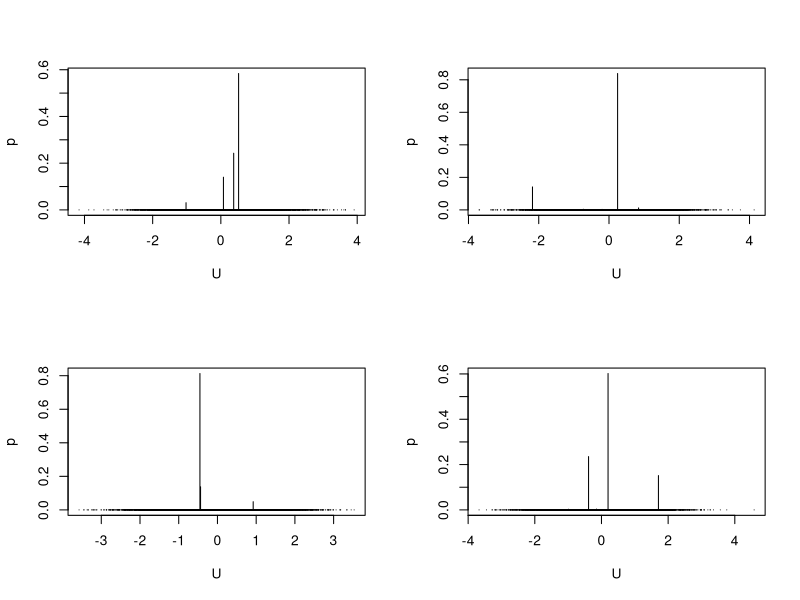
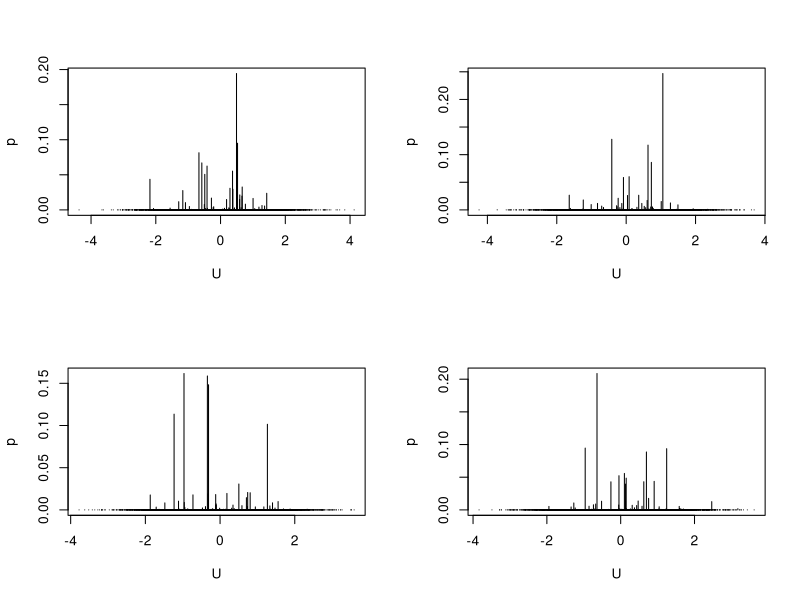
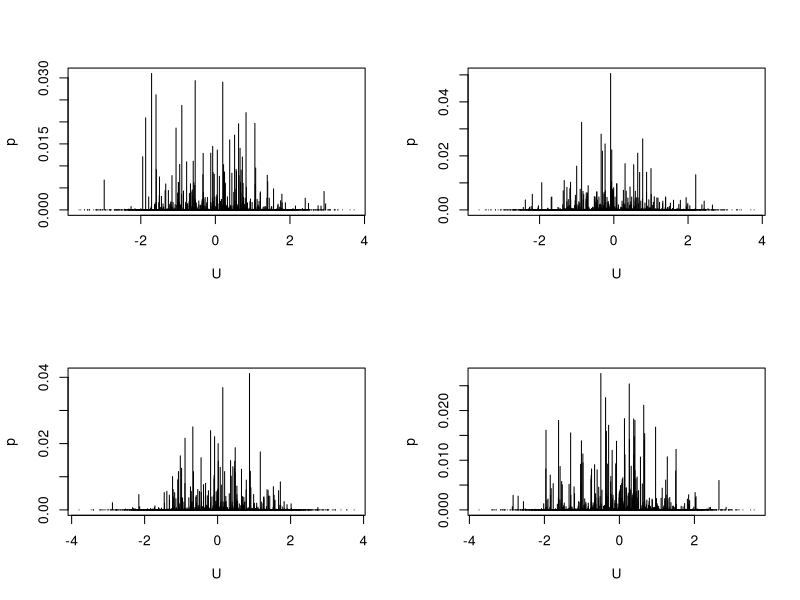
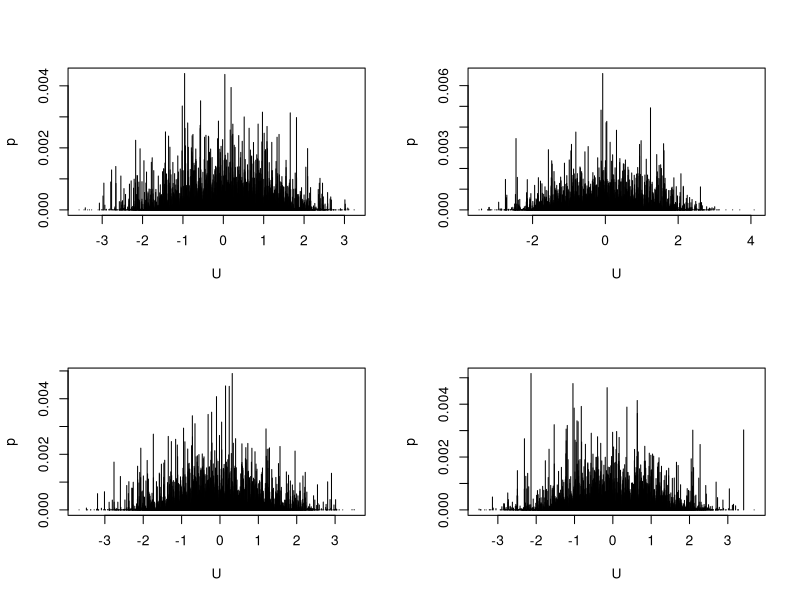

The R source for these figures, in order:
# Stick-breaking representation of Dirichlet process
DP_SB = function(L, M = 1, G0 = runif, ...) {
  
  # L: Truncation parameter
  # M: Shape parameter for breaks
  # G0: Base distribution (Default: Uniform)
  # ...: Additional arguments in G0. 
  #      e.g., min and max for runif, mean and sd for rnorm, etc
  
  # Sample V
  V = rbeta(L, 1, M)
  
  # Construct stick-breaking probabilities (p from V)
  p = rep(NA, L)
  p[1] = V[1]
  for (i in 2:L) {
    p[i] = prod(1 - V[1:(i - 1)]) * V[i]
  }
  p = c(1 - sum(p), p)  # Attach p0 as p[1]
  
  # Sample U from base measure G0
  U = G0(L + 1, ...)
    
  # Output
  return(list(p = p,
              V = V,
              U = U))
  
}

# Examples
L = 20
M = 1  
DP_SB(L, M, runif, min = 0, max = 1)      # Base measure: U[0, 1]
DP_SB(L, M, rnorm, mean = 0, sd = 10)     # Base measure: N(0, 100)
DP_SB(L, M, rgamma, shape = 1, rate = 1)  # Base measure: Gamma(1, 1)

# Play around with L, M, G and plot
par(mfrow = c(2, 2), oma = c(0, 0, 0, 0)) 
# H = 1
for (i in 1:4) {
  G = DP_SB(10000, 1, rnorm)   
  plot(NULL, xlim = range(G$U), ylim = range(G$p),
       axes = TRUE, xlab = "U", ylab = "p")
  segments(G$U, 0, G$U, G$p)
}
# H = 10
for (i in 1:4) {
  G = DP_SB(10000, 10, rnorm)   
  plot(NULL, xlim = range(G$U), ylim = range(G$p),
       axes = TRUE, xlab = "U", ylab = "p")
  segments(G$U, 0, G$U, G$p)
}
# H = 100
for (i in 1:4) {
  G = DP_SB(10000, 100, rnorm)   
  plot(NULL, xlim = range(G$U), ylim = range(G$p),
       axes = TRUE, xlab = "U", ylab = "p")
  segments(G$U, 0, G$U, G$p)
}
# H = 1000
for (i in 1:4) {
  G = DP_SB(10000, 1000, rnorm)   
  plot(NULL, xlim = range(G$U), ylim = range(G$p),
       axes = TRUE, xlab = "U", ylab = "p")
  segments(G$U, 0, G$U, G$p)
}
par(mfrow = c(1, 1)) 



